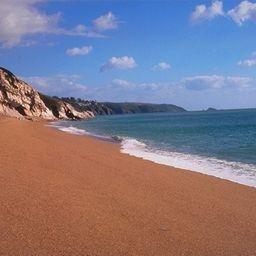
#> input picture pics/ADE_val_00000114.jpg, 256 x 256 px, given as the content of the folder inputs, which was not available
$ python run_axmodel.py
#> lines starting #> are read from the running program, lines starting #| are printed output that depends on the picture; pictures that were not available may be replaced by others from this repository, and a replacement may not be noted
import argparse
import cv2
import glob
import os
import math
import numpy as np
import axengine as axe

def pre_process(img, tile_size=108, tile_pad=10):
    """Pre-process, such as pre-pad and mod pad, so that the images can be divisible
    """
    # mod pad for divisible borders
    pad_h, pad_w = 0, 0
    h, w = img.shape[0:2]

    if h % tile_size != 0:
        pad_h = (tile_size - h % tile_size)
    if w % tile_size != 0:
        pad_w = (tile_size - w % tile_size)
    img = np.pad(img, ((0, pad_h), (0, pad_w), (0, 0)), 'constant')   #mode='reflect')

    # boundary pad
    img = np.pad(img, ((tile_pad, tile_pad), (tile_pad, tile_pad), (0, 0)), 'constant')

    # to CHW-Batch format
    img = np.expand_dims(np.transpose(img, (2, 0, 1)), axis=0)

    return img

def tile_process(img, origin_shape, model, scale=2, tile_size=108, tile_pad=10, imgname=None):
    """It will first crop input images to tiles, and then process each tile.
    Finally, all the processed tiles are merged into one images.
    """

    # determine model paths
    if not os.path.exists(model):
        raise ValueError(f'Model {model} does not exist.')

    session = axe.InferenceSession(model)
    input_name = session.get_inputs()[0].name
    output_names = [x.name for x in session.get_outputs()]

    # tile
    batch, channel, height, width = img.shape
    output_height = int(round(height * scale))
    output_width = int(round(width * scale))
    output_shape = (batch, channel, output_height, output_width)
    origin_h, origin_w = origin_shape[0:2]

    # start with black image
    output = np.zeros(output_shape)
    tiles_x = math.floor(width / tile_size)
    tiles_y = math.floor(height / tile_size)
    print(f'Tile {tiles_x} x {tiles_y} for image {imgname}')

    # loop over all tiles
    for y in range(tiles_y):
        for x in range(tiles_x):
            # extract tile from input image
            ofs_x = x * tile_size
            ofs_y = y * tile_size
            # input tile area on total image
            input_start_x = ofs_x
            input_end_x = min(ofs_x + tile_size, width)
            input_start_y = ofs_y
            input_end_y = min(ofs_y + tile_size, height)

            # input tile dimensions
            input_tile = img[:, :, input_start_y:(input_end_y+2*tile_pad),
                             input_start_x:(input_end_x+2*tile_pad)]

            # upscale tile
            try:
                output_tile = session.run(output_names, {input_name: input_tile})
            except RuntimeError as error:
                print('Error', error)
            #print(f'\tTile {tile_idx}/{tiles_x * tiles_y}')

            # output tile area on total image
            output_start_x = int(round(input_start_x * scale))
            output_end_x = int(round(input_end_x * scale))
            output_start_y = int(round(input_start_y * scale))
            output_end_y = int(round(input_end_y * scale))

            start_tile = int(round(tile_pad * scale))
            end_tile = int(round(tile_size * scale)) + start_tile

            output[:, :, output_start_y:output_end_y,
                   output_start_x:output_end_x] = output_tile[0][:, :, start_tile:end_tile, start_tile:end_tile]

    # remove extra padding parts
    output = output[:, :, :int(round(origin_h * scale)), :int(round(origin_w * scale))].squeeze(0)
    output = np.transpose(output[[2, 1, 0], :, :], (1, 2, 0)).astype(np.float32)

    return output

def main():
    """Inference demo for Real-ESRGAN.
    """
    parser = argparse.ArgumentParser()
    parser.add_argument('-i', '--input', type=str, default='inputs', help='Input image or folder')
    parser.add_argument('-o', '--output', type=str, default='results', help='Output folder')
    parser.add_argument('-s', '--outscale', type=float, default=2, help='The final upsampling scale of the image, [Option:2, 4]')
    parser.add_argument(
        '--model_path', type=str, default=None, help='Model path. you need to specify it [Options: ]')
    parser.add_argument('--suffix', type=str, default='out', help='Suffix of the restored image')
    parser.add_argument('-t', '--tile', type=int, default=108, help='Tile size, 0 for no tile during testing')
    parser.add_argument('--tile_pad', type=int, default=10, help='Tile padding, (tile + tile_pad must == 128.)')
    parser.add_argument(
        '--ext',
        type=str,
        default='auto',
        help='Image extension. Options: auto | jpg | png, auto means using the same extension as inputs')

    args = parser.parse_args()

    # shape check
    assert (args.tile + 2*args.tile_pad) == 128, 'the model input size: 128.'

    # input
    if os.path.isfile(args.input):
        paths = [args.input]
    else:
        paths = sorted(glob.glob(os.path.join(args.input, '*')))

    # output
    os.makedirs(args.output, exist_ok=True)

    for idx, path in enumerate(paths):
        imgname, extension = os.path.splitext(os.path.basename(path))
        print('Testing', idx, imgname)
        if extension not in ['.jpg', '.jpeg', '.png', '.tif', '.tiff', '.bmp', '.webp']:
            continue

        img = cv2.imread(path, cv2.IMREAD_UNCHANGED)
#> img is the input picture: shape (256, 256, 3); mean B, G, R 135.8, 120.9, 131.2
        if img is None:
            print('Error loading image')
            continue
        img = img.astype(np.float32)
        if np.max(img) > 256:  # 16-bit image
            max_range = 65535
            print('\tInput is a 16-bit image')
        else:
            max_range = 255
        img = img / max_range
        if len(img.shape) == 2:  # gray image
            img_mode = 'L'
            img = cv2.cvtColor(img, cv2.COLOR_GRAY2RGB)
        elif img.shape[2] == 4:  # RGBA image with alpha channel
            img_mode = 'RGBA'
            alpha = img[:, :, 3]
            img = img[:, :, 0:3]
            img = cv2.cvtColor(img, cv2.COLOR_BGR2RGB)
        else:
            img_mode = 'RGB'
            img = cv2.cvtColor(img, cv2.COLOR_BGR2RGB)

        # pre-process
        origin_shape = img.shape
#> origin_shape = (256, 256, 3)
        img = pre_process(img, args.tile)
#> in pre_process, `img = np.pad(img, ((0, pad_h), (0, pad_w), (0, 0)), 'constant')   #mod..`:
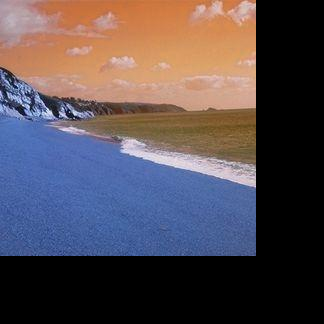
#> img: shape (324, 324, 3) float32; mean of channels 0, 1, 2 0.321, 0.296, 0.333; drawn as B, G, R
#> in pre_process, `img = np.pad(img, ((tile_pad, tile_pad), (tile_pad, tile_pad), (0, 0))..`:
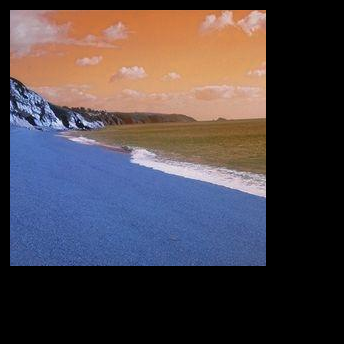
#> img: shape (344, 344, 3) float32; mean of channels 0, 1, 2 0.285, 0.263, 0.295; drawn as B, G, R

        # tile process
        try:
            output_img = tile_process(img, origin_shape, args.model_path, args.outscale, args.tile, args.tile_pad, imgname)
        except RuntimeError as error:
            print('Error', error)
            print('If you encounter out of memory, try to set --tile with a smaller number.')

        if img_mode == 'L':
            output_img = cv2.cvtColor(output_img, cv2.COLOR_BGR2GRAY)
        if img_mode == 'RGBA':
            h, w = alpha.shape[0:2]
            output_alpha = cv2.resize(
                alpha,
                (int(round(w * args.outscale)),
                int(round(h * args.outscale))),
                interpolation=cv2.INTER_LINEAR
            )
            output_img = cv2.cvtColor(output_img, cv2.COLOR_BGR2BGRA)
            output_img[:, :, 3] = output_alpha

        if max_range == 65535:  # 16-bit image
            output = np.clip((output_img * 65535.0), 0, 65535).astype(np.uint16)
        else:
            output = np.clip((output_img * 255.0), 0, 255).astype(np.uint8)

        if args.ext == 'auto':
            extension = extension[1:]
        else:
            extension = args.ext

        if args.suffix == '':
            save_path = os.path.join(args.output, f'{imgname}.{extension}')
        else:
            save_path = os.path.join(args.output, f'{imgname}_{args.suffix}.{extension}')
        cv2.imwrite(save_path, output)

if __name__ == '__main__':
#> (the run stopped early here; a loop or call above may not have finished)

$ run again, on pics/OST_009.png
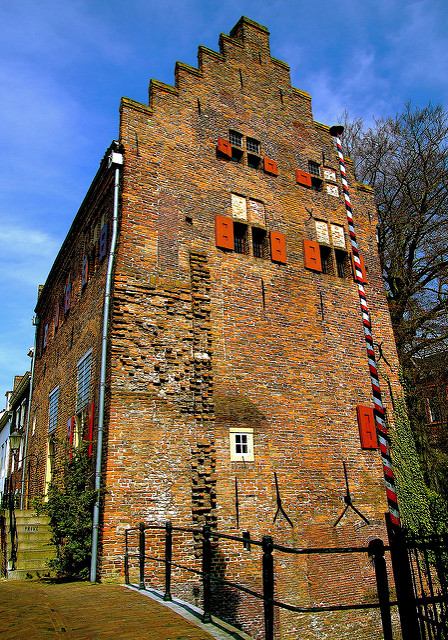
#> input picture pics/OST_009.png, 448 x 640 px, given as the content of the folder inputs, which was not available
#> in main, img is the input picture: shape (640, 448, 3); mean B, G, R 93.1, 101.8, 111.4
#> in pre_process, `img = np.pad(img, ((0, pad_h), (0, pad_w), (0, 0)), 'constant')   #mod..`:
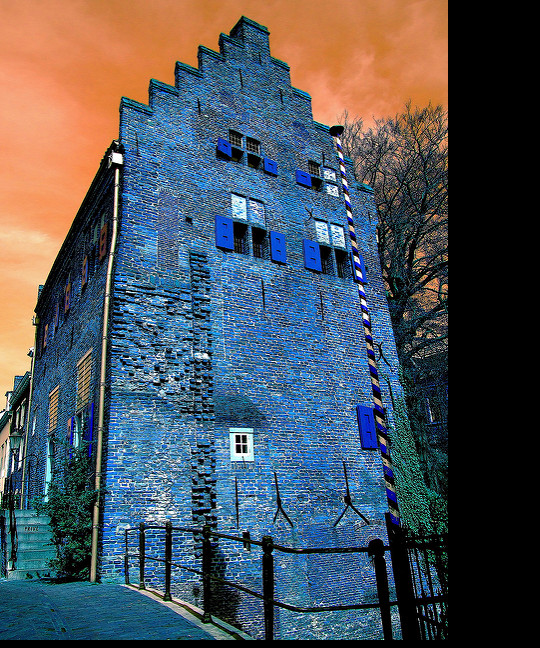
#> img: shape (648, 540, 3) float32; mean of channels 0, 1, 2 0.358, 0.327, 0.3; drawn as B, G, R
#> in pre_process, `img = np.pad(img, ((tile_pad, tile_pad), (tile_pad, tile_pad), (0, 0))..`:
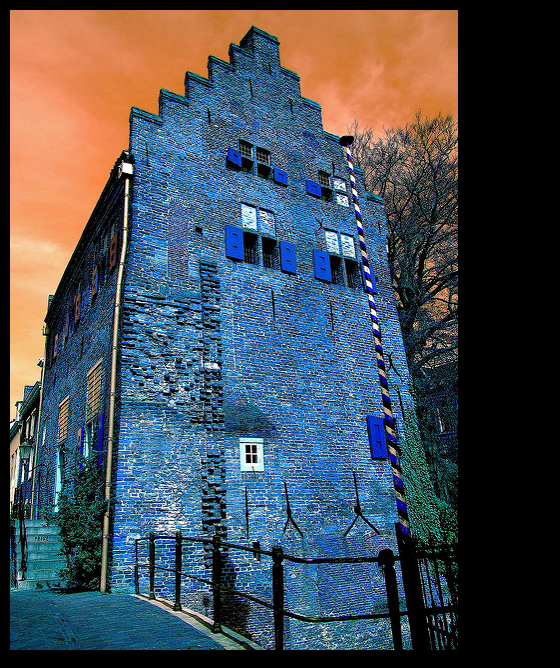
#> img: shape (668, 560, 3) float32; mean of channels 0, 1, 2 0.335, 0.306, 0.28; drawn as B, G, R
